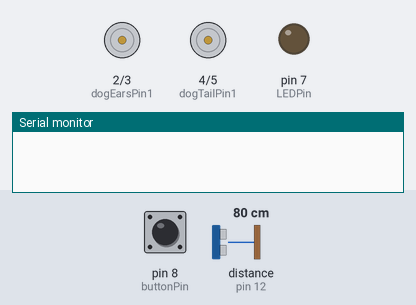
The sketch below on a simulated Arduino Uno, built with avr-gcc and run on an emulated ATmega328P. Shown: motor-driver pin pairs drawn as motors (green arrow = first pin HIGH = forward, orange = second pin HIGH = backward, longer = more drive, scaled by the enable pin), output pins drawn as LEDs (lit = HIGH), the last lines printed to the serial monitor. The inputs (shaded band) are chosen by the test bench; at power-on: pin 8 (buttonPin) HIGH, distance to the obstacle (sensor on pin 12) 80 cm. The echo pulse lasts 58.3 µs per cm; pins used as bus, display or sensor lines are not drawn.

Above: at 1.2 s.
1.3 s: pin 8 (buttonPin) pulled LOW for 0.15 s
At 2.3 s:
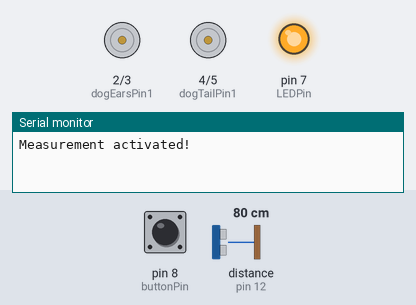
2.9 s: distance to the obstacle (sensor on pin 12) set to 36 cm
4.4 s: distance to the obstacle (sensor on pin 12) set to 29 cm
At 4.8 s:
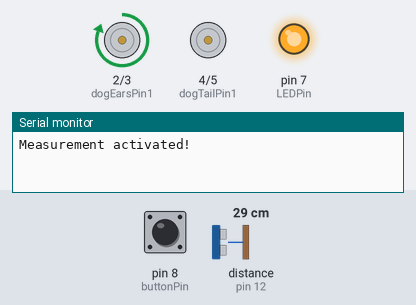
7.4 s: distance to the obstacle (sensor on pin 12) set to 14 cm
10.4 s: distance to the obstacle (sensor on pin 12) set to 10 cm
At 10.8 s:
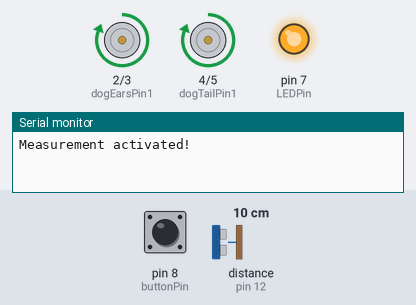
13.4 s: pin 8 (buttonPin) pulled LOW for 1 s
At 13.9 s:
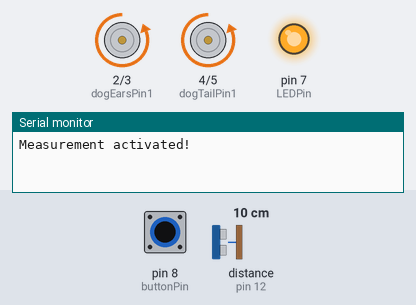
Timing chart, 0 to 16.4 s (numbered marks = the images above; inputs shaded):
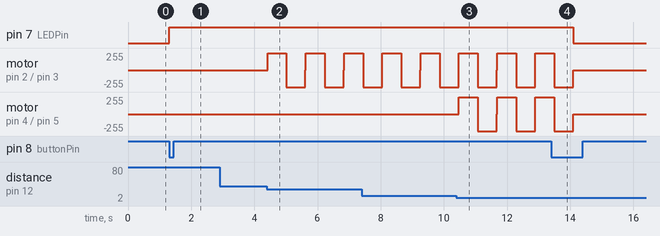

The sketch:

HappyDogConstatMeasurement.ino
```cpp
//DEFINE FOR MOTORS
int dogTailPin1 = 4;
int dogTailPin2 = 5;

int dogEarsPin1 = 2;
int dogEarsPin2 = 3;

const int speedEars = 10;
const int speedTail = 9;

//DEFINE FOR DISTANCE SENSOR
const int trigPin = 11;
const int echoPin = 12;

long duration;
int distance;

//DEFINE FOR BUTTON
int buttonPin = 8;
int buttonPressed = 0;

int buttonState = 1;
int lastButtonState = 1;
bool measuringActive = false;

//DEFINE FOR LED
int LEDPin = 7;

void setup()
{
//PINS FOR DISTANCE SENSOR
  pinMode(trigPin, OUTPUT);
  pinMode(echoPin, INPUT);
  Serial.begin(9600);

//PINS FOR MOTORS
  pinMode(dogTailPin1, OUTPUT);
  pinMode(dogTailPin2, OUTPUT);
  pinMode(dogEarsPin1, OUTPUT);
  pinMode(dogEarsPin2, OUTPUT);

  pinMode(speedEars, OUTPUT);
  pinMode(speedTail, OUTPUT);

//PINS FOR BUTTON
  pinMode(buttonPin, INPUT);

//PINS FOR LED
  pinMode(LEDPin, OUTPUT);
}

void distanceMeasurement()
{
//Clears the trigPin
  digitalWrite(trigPin, LOW);
  delayMicroseconds(2);
//Sets the trigPin on HIGH state for 10 microseconds
  digitalWrite(trigPin, HIGH);
  delayMicroseconds(10);
  digitalWrite(trigPin, LOW);
//Reads the echoPin, returns the sound wave travel time in microseconds
  duration = pulseIn(echoPin, HIGH);
//Calculating the distance
  distance = duration * 0.034 / 2;
  delay(10);
}

void stopMovement()
{
  analogWrite(speedEars, 0);
  analogWrite(speedTail, 0);

  digitalWrite(dogEarsPin1, LOW);
  digitalWrite(dogEarsPin2, LOW);
  digitalWrite(dogTailPin1, LOW);
  digitalWrite(dogTailPin2, LOW);
}

void earsAndTailMovement(int swing)
{
  analogWrite(speedEars, 255);
  analogWrite(speedTail, 255);

  for(int i = 0; i < swing; i++)
  {
  //Ears rotate in one direction
    digitalWrite(dogEarsPin1, HIGH);
    digitalWrite(dogEarsPin2, LOW);
  //Tail rotate in one direction
    digitalWrite(dogTailPin1, HIGH);
    digitalWrite(dogTailPin2, LOW);
    delay(600);
  //Tail rotate in diffrent direction
    digitalWrite(dogTailPin1, LOW);
    digitalWrite(dogTailPin2, HIGH);
  //Ears rotate in diffrent direction
    digitalWrite(dogEarsPin1, LOW);
    digitalWrite(dogEarsPin2, HIGH);
    delay(600);
  }
  stopMovement();
}

void earsMovement(int swing)
{
  analogWrite(speedEars, 255);
  for(int i = 0; i < swing; i++)
  {
  //Ears rotate in one direction
    digitalWrite(dogEarsPin1, HIGH);
    digitalWrite(dogEarsPin2, LOW);
    delay(600);
  //Ears rotate in diffrent direction
    digitalWrite(dogEarsPin1, LOW);
    digitalWrite(dogEarsPin2, HIGH);
    delay(600);
  }
  stopMovement();
}

void checkDistanceAndReact()
{
  distanceMeasurement();

//FIRST CASE - ball is close to the dog, only ears move
  if (distance >= 12 && distance <= 30)
  {
    earsMovement(1);
  }
//SECOND CASE - ball is very close to the dog, ears and tail move
  else if (distance >= 0 && distance < 12)
  {
    earsAndTailMovement(1);
  }
//THIRD CASE - ball is too far, stop movement
  else if (distance > 40)
  {
    stopMovement();
  }
}

void loop()
{
  buttonState = digitalRead(buttonPin);

//Check if the button was pressed
  if (buttonState != lastButtonState)
  {
  //Button pressed
    if (buttonState == LOW)
    {
    //Toggle the measuring state
      measuringActive = !measuringActive;

      if (measuringActive)
      {
        Serial.println("Measurement activated!");
      //Turn on LED to indicate active measurement
        digitalWrite(LEDPin, HIGH);
      }
      else
      {
        Serial.println("Measurement deactivated!");
      //Turn off LED to indicate inactive measurement
        digitalWrite(LEDPin, LOW);
        stopMovement();
      }
    }
    //Debounce
    delay(200);
  }
  lastButtonState = buttonState;

//If measuring is active, continuously check the distance
  if (measuringActive)
  {
    checkDistanceAndReact();
  }
  else
  {
  //Ensure no movement when measuring is off
    stopMovement();
  }
}
```

Measured:
- the behaviour switches between 32 and 31 cm on distance to the obstacle (sensor on pin 12) (found by bisection; images 1 and 2)
- the behaviour switches between 13 and 12 cm on distance to the obstacle (sensor on pin 12) (found by bisection; images 2 and 3)
- after the input at 1.3 s, pin 7 (LEDPin): LOW → HIGH at once
- after the input at 2.9 s, every drawn part: stays the same
- after the input at 4.4 s, motor on pin 2 (dogEarsPin1) / pin 3 (dogEarsPin2): alternates forward 255/255 for 0.61 s and backward 255/255 for 0.60 s, starting at once
- after the input at 10.4 s, motor on pin 4 (dogTailPin1) / pin 5 (dogTailPin2): alternates forward 255/255 for 0.61 s and backward 255/255 for 0.60 s, starting after 0.08 s
- after the input at 13.4 s, pin 7 (LEDPin): HIGH → LOW after 0.70 s; motor on pin 2 (dogEarsPin1) / pin 3 (dogEarsPin2), motor on pin 4 (dogTailPin1) / pin 5 (dogTailPin2): goes on until 14.1 s, then stays stopped
